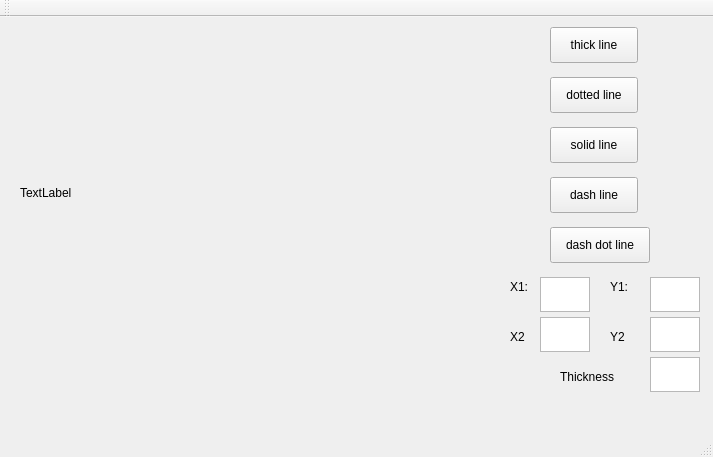
<?xml version="1.0" encoding="UTF-8"?>
<ui version="4.0">
 <class>MainWindow</class>
 <widget class="QMainWindow" name="MainWindow">
  <property name="geometry">
   <rect>
    <x>0</x>
    <y>0</y>
    <width>713</width>
    <height>457</height>
   </rect>
  </property>
  <property name="windowTitle">
   <string>MainWindow</string>
  </property>
  <widget class="QWidget" name="centralWidget">
   <widget class="QPushButton" name="pushButton_2">
    <property name="geometry">
     <rect>
      <x>550</x>
      <y>160</y>
      <width>88</width>
      <height>36</height>
     </rect>
    </property>
    <property name="text">
     <string>dash line</string>
    </property>
   </widget>
   <widget class="QPushButton" name="pushButton_3">
    <property name="geometry">
     <rect>
      <x>550</x>
      <y>110</y>
      <width>88</width>
      <height>36</height>
     </rect>
    </property>
    <property name="text">
     <string>solid line</string>
    </property>
   </widget>
   <widget class="QPushButton" name="pushButton_4">
    <property name="geometry">
     <rect>
      <x>550</x>
      <y>60</y>
      <width>88</width>
      <height>36</height>
     </rect>
    </property>
    <property name="text">
     <string>dotted line</string>
    </property>
   </widget>
   <widget class="QPushButton" name="pushButton">
    <property name="geometry">
     <rect>
      <x>550</x>
      <y>210</y>
      <width>100</width>
      <height>36</height>
     </rect>
    </property>
    <property name="text">
     <string>dash dot line</string>
    </property>
   </widget>
   <widget class="QPushButton" name="pushButton_5">
    <property name="geometry">
     <rect>
      <x>550</x>
      <y>10</y>
      <width>88</width>
      <height>36</height>
     </rect>
    </property>
    <property name="text">
     <string>thick line</string>
    </property>
   </widget>
   <widget class="QLabel" name="label">
    <property name="geometry">
     <rect>
      <x>20</x>
      <y>0</y>
      <width>431</width>
      <height>351</height>
     </rect>
    </property>
    <property name="text">
     <string>TextLabel</string>
    </property>
   </widget>
   <widget class="QTextEdit" name="textEdit">
    <property name="geometry">
     <rect>
      <x>540</x>
      <y>260</y>
      <width>50</width>
      <height>35</height>
     </rect>
    </property>
   </widget>
   <widget class="QTextEdit" name="textEdit_2">
    <property name="geometry">
     <rect>
      <x>650</x>
      <y>260</y>
      <width>50</width>
      <height>35</height>
     </rect>
    </property>
   </widget>
   <widget class="QLabel" name="label_2">
    <property name="geometry">
     <rect>
      <x>510</x>
      <y>260</y>
      <width>20</width>
      <height>20</height>
     </rect>
    </property>
    <property name="text">
     <string>X1:</string>
    </property>
   </widget>
   <widget class="QLabel" name="label_3">
    <property name="geometry">
     <rect>
      <x>610</x>
      <y>260</y>
      <width>20</width>
      <height>20</height>
     </rect>
    </property>
    <property name="text">
     <string>Y1:</string>
    </property>
   </widget>
   <widget class="QLabel" name="label_4">
    <property name="geometry">
     <rect>
      <x>510</x>
      <y>310</y>
      <width>20</width>
      <height>20</height>
     </rect>
    </property>
    <property name="text">
     <string>X2</string>
    </property>
   </widget>
   <widget class="QLabel" name="label_5">
    <property name="geometry">
     <rect>
      <x>610</x>
      <y>310</y>
      <width>20</width>
      <height>20</height>
     </rect>
    </property>
    <property name="text">
     <string>Y2</string>
    </property>
   </widget>
   <widget class="QTextEdit" name="textEdit_3">
    <property name="geometry">
     <rect>
      <x>540</x>
      <y>300</y>
      <width>50</width>
      <height>35</height>
     </rect>
    </property>
   </widget>
   <widget class="QTextEdit" name="textEdit_4">
    <property name="geometry">
     <rect>
      <x>650</x>
      <y>300</y>
      <width>50</width>
      <height>35</height>
     </rect>
    </property>
   </widget>
   <widget class="QTextEdit" name="textEdit_5">
    <property name="geometry">
     <rect>
      <x>650</x>
      <y>340</y>
      <width>50</width>
      <height>35</height>
     </rect>
    </property>
   </widget>
   <widget class="QLabel" name="label_6">
    <property name="geometry">
     <rect>
      <x>560</x>
      <y>350</y>
      <width>70</width>
      <height>20</height>
     </rect>
    </property>
    <property name="text">
     <string>Thickness</string>
    </property>
   </widget>
  </widget>
  <widget class="QMenuBar" name="menuBar">
   <property name="geometry">
    <rect>
     <x>0</x>
     <y>0</y>
     <width>713</width>
     <height>27</height>
    </rect>
   </property>
  </widget>
  <widget class="QToolBar" name="mainToolBar">
   <attribute name="toolBarArea">
    <enum>TopToolBarArea</enum>
   </attribute>
   <attribute name="toolBarBreak">
    <bool>false</bool>
   </attribute>
  </widget>
  <widget class="QStatusBar" name="statusBar"/>
 </widget>
 <layoutdefault spacing="6" margin="11"/>
 <resources/>
 <connections/>
</ui>
